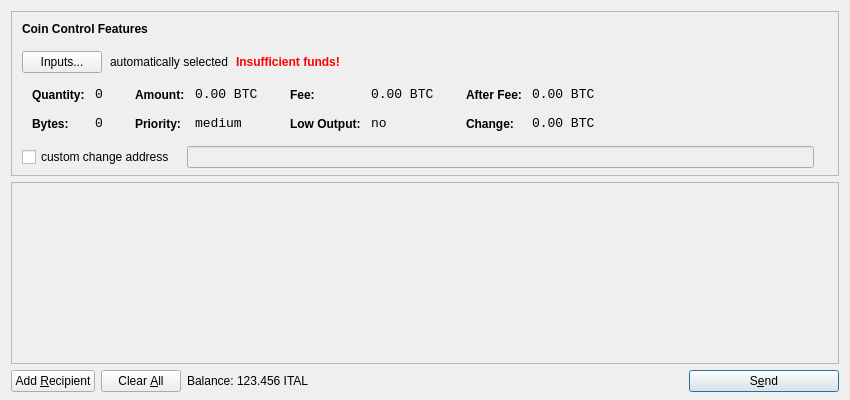
<?xml version="1.0" encoding="UTF-8"?>
<ui version="4.0">
 <class>SendCoinsDialog</class>
 <widget class="QDialog" name="SendCoinsDialog">
  <property name="geometry">
   <rect>
    <x>0</x>
    <y>0</y>
    <width>850</width>
    <height>400</height>
   </rect>
  </property>
  <property name="windowTitle">
   <string>Send Coins</string>
  </property>
  <layout class="QVBoxLayout" name="verticalLayout" stretch="0,1,0">
   <property name="bottomMargin">
    <number>8</number>
   </property>
   <item>
    <widget class="QFrame" name="frameCoinControl">
     <property name="sizePolicy">
      <sizepolicy hsizetype="Expanding" vsizetype="Expanding">
       <horstretch>0</horstretch>
       <verstretch>0</verstretch>
      </sizepolicy>
     </property>
     <property name="maximumSize">
      <size>
       <width>16777215</width>
       <height>16777215</height>
      </size>
     </property>
     <property name="frameShape">
      <enum>QFrame::StyledPanel</enum>
     </property>
     <property name="frameShadow">
      <enum>QFrame::Sunken</enum>
     </property>
     <layout class="QVBoxLayout" name="verticalLayoutCoinControl2">
      <property name="spacing">
       <number>-1</number>
      </property>
      <property name="leftMargin">
       <number>0</number>
      </property>
      <property name="topMargin">
       <number>0</number>
      </property>
      <property name="rightMargin">
       <number>0</number>
      </property>
      <property name="bottomMargin">
       <number>6</number>
      </property>
      <item>
       <layout class="QVBoxLayout" name="verticalLayoutCoinControl" stretch="0,0,0,0,1">
        <property name="spacing">
         <number>0</number>
        </property>
        <property name="leftMargin">
         <number>10</number>
        </property>
        <property name="topMargin">
         <number>10</number>
        </property>
        <item>
         <layout class="QHBoxLayout" name="horizontalLayoutCoinControl1">
          <property name="bottomMargin">
           <number>15</number>
          </property>
          <item>
           <widget class="QLabel" name="labelCoinControlFeatures">
            <property name="sizePolicy">
             <sizepolicy hsizetype="Preferred" vsizetype="Maximum">
              <horstretch>0</horstretch>
              <verstretch>0</verstretch>
             </sizepolicy>
            </property>
            <property name="font">
             <font>
              <weight>75</weight>
              <bold>true</bold>
             </font>
            </property>
            <property name="styleSheet">
             <string notr="true">font-weight:bold;</string>
            </property>
            <property name="text">
             <string>Coin Control Features</string>
            </property>
           </widget>
          </item>
         </layout>
        </item>
        <item>
         <layout class="QHBoxLayout" name="horizontalLayoutCoinControl2" stretch="0,0,0,0">
          <property name="spacing">
           <number>8</number>
          </property>
          <property name="bottomMargin">
           <number>10</number>
          </property>
          <item>
           <widget class="QPushButton" name="pushButtonCoinControl">
            <property name="styleSheet">
             <string notr="true"/>
            </property>
            <property name="text">
             <string>Inputs...</string>
            </property>
           </widget>
          </item>
          <item>
           <widget class="QLabel" name="labelCoinControlAutomaticallySelected">
            <property name="text">
             <string>automatically selected</string>
            </property>
            <property name="margin">
             <number>5</number>
            </property>
           </widget>
          </item>
          <item>
           <widget class="QLabel" name="labelCoinControlInsuffFunds">
            <property name="font">
             <font>
              <weight>75</weight>
              <bold>true</bold>
             </font>
            </property>
            <property name="styleSheet">
             <string notr="true">color:red;font-weight:bold;</string>
            </property>
            <property name="text">
             <string>Insufficient funds!</string>
            </property>
            <property name="margin">
             <number>5</number>
            </property>
           </widget>
          </item>
          <item>
           <spacer name="horizontalSpacerCoinControl">
            <property name="orientation">
             <enum>Qt::Horizontal</enum>
            </property>
            <property name="sizeHint" stdset="0">
             <size>
              <width>40</width>
              <height>1</height>
             </size>
            </property>
           </spacer>
          </item>
         </layout>
        </item>
        <item>
         <widget class="QWidget" name="widgetCoinControl" native="true">
          <property name="sizePolicy">
           <sizepolicy hsizetype="Preferred" vsizetype="Preferred">
            <horstretch>0</horstretch>
            <verstretch>0</verstretch>
           </sizepolicy>
          </property>
          <property name="minimumSize">
           <size>
            <width>0</width>
            <height>0</height>
           </size>
          </property>
          <property name="styleSheet">
           <string notr="true"/>
          </property>
          <layout class="QHBoxLayout" name="horizontalLayoutCoinControl5">
           <property name="margin">
            <number>0</number>
           </property>
           <item>
            <layout class="QHBoxLayout" name="horizontalLayoutCoinControl3" stretch="0,0,0,1">
             <property name="spacing">
              <number>20</number>
             </property>
             <property name="topMargin">
              <number>0</number>
             </property>
             <property name="bottomMargin">
              <number>10</number>
             </property>
             <item>
              <layout class="QFormLayout" name="formLayoutCoinControl1">
               <property name="horizontalSpacing">
                <number>10</number>
               </property>
               <property name="verticalSpacing">
                <number>14</number>
               </property>
               <property name="leftMargin">
                <number>10</number>
               </property>
               <property name="topMargin">
                <number>4</number>
               </property>
               <property name="rightMargin">
                <number>6</number>
               </property>
               <item row="0" column="0">
                <widget class="QLabel" name="labelCoinControlQuantityText">
                 <property name="styleSheet">
                  <string notr="true">font-weight:bold;</string>
                 </property>
                 <property name="text">
                  <string>Quantity:</string>
                 </property>
                 <property name="margin">
                  <number>0</number>
                 </property>
                </widget>
               </item>
               <item row="0" column="1">
                <widget class="QLabel" name="labelCoinControlQuantity">
                 <property name="font">
                  <font>
                   <family>Monospace</family>
                   <pointsize>10</pointsize>
                  </font>
                 </property>
                 <property name="cursor">
                  <cursorShape>IBeamCursor</cursorShape>
                 </property>
                 <property name="contextMenuPolicy">
                  <enum>Qt::ActionsContextMenu</enum>
                 </property>
                 <property name="text">
                  <string notr="true">0</string>
                 </property>
                 <property name="margin">
                  <number>0</number>
                 </property>
                 <property name="textInteractionFlags">
                  <set>Qt::LinksAccessibleByMouse|Qt::TextSelectableByKeyboard|Qt::TextSelectableByMouse</set>
                 </property>
                </widget>
               </item>
               <item row="1" column="0">
                <widget class="QLabel" name="labelCoinControlBytesText">
                 <property name="styleSheet">
                  <string notr="true">font-weight:bold;</string>
                 </property>
                 <property name="text">
                  <string>Bytes:</string>
                 </property>
                </widget>
               </item>
               <item row="1" column="1">
                <widget class="QLabel" name="labelCoinControlBytes">
                 <property name="font">
                  <font>
                   <family>Monospace</family>
                   <pointsize>10</pointsize>
                  </font>
                 </property>
                 <property name="cursor">
                  <cursorShape>IBeamCursor</cursorShape>
                 </property>
                 <property name="contextMenuPolicy">
                  <enum>Qt::ActionsContextMenu</enum>
                 </property>
                 <property name="text">
                  <string notr="true">0</string>
                 </property>
                 <property name="textInteractionFlags">
                  <set>Qt::LinksAccessibleByMouse|Qt::TextSelectableByKeyboard|Qt::TextSelectableByMouse</set>
                 </property>
                </widget>
               </item>
              </layout>
             </item>
             <item>
              <layout class="QFormLayout" name="formLayoutCoinControl2">
               <property name="horizontalSpacing">
                <number>10</number>
               </property>
               <property name="verticalSpacing">
                <number>14</number>
               </property>
               <property name="leftMargin">
                <number>6</number>
               </property>
               <property name="topMargin">
                <number>4</number>
               </property>
               <property name="rightMargin">
                <number>6</number>
               </property>
               <item row="0" column="0">
                <widget class="QLabel" name="labelCoinControlAmountText">
                 <property name="styleSheet">
                  <string notr="true">font-weight:bold;</string>
                 </property>
                 <property name="text">
                  <string>Amount:</string>
                 </property>
                 <property name="margin">
                  <number>0</number>
                 </property>
                </widget>
               </item>
               <item row="0" column="1">
                <widget class="QLabel" name="labelCoinControlAmount">
                 <property name="font">
                  <font>
                   <family>Monospace</family>
                   <pointsize>10</pointsize>
                  </font>
                 </property>
                 <property name="cursor">
                  <cursorShape>IBeamCursor</cursorShape>
                 </property>
                 <property name="contextMenuPolicy">
                  <enum>Qt::ActionsContextMenu</enum>
                 </property>
                 <property name="text">
                  <string notr="true">0.00 BTC</string>
                 </property>
                 <property name="textInteractionFlags">
                  <set>Qt::LinksAccessibleByMouse|Qt::TextSelectableByKeyboard|Qt::TextSelectableByMouse</set>
                 </property>
                </widget>
               </item>
               <item row="1" column="0">
                <widget class="QLabel" name="labelCoinControlPriorityText">
                 <property name="styleSheet">
                  <string notr="true">font-weight:bold;</string>
                 </property>
                 <property name="text">
                  <string>Priority:</string>
                 </property>
                </widget>
               </item>
               <item row="1" column="1">
                <widget class="QLabel" name="labelCoinControlPriority">
                 <property name="font">
                  <font>
                   <family>Monospace</family>
                   <pointsize>10</pointsize>
                  </font>
                 </property>
                 <property name="cursor">
                  <cursorShape>IBeamCursor</cursorShape>
                 </property>
                 <property name="contextMenuPolicy">
                  <enum>Qt::ActionsContextMenu</enum>
                 </property>
                 <property name="text">
                  <string>medium</string>
                 </property>
                 <property name="textInteractionFlags">
                  <set>Qt::LinksAccessibleByMouse|Qt::TextSelectableByKeyboard|Qt::TextSelectableByMouse</set>
                 </property>
                </widget>
               </item>
              </layout>
             </item>
             <item>
              <layout class="QFormLayout" name="formLayoutCoinControl3">
               <property name="horizontalSpacing">
                <number>10</number>
               </property>
               <property name="verticalSpacing">
                <number>14</number>
               </property>
               <property name="leftMargin">
                <number>6</number>
               </property>
               <property name="topMargin">
                <number>4</number>
               </property>
               <property name="rightMargin">
                <number>6</number>
               </property>
               <item row="0" column="0">
                <widget class="QLabel" name="labelCoinControlFeeText">
                 <property name="styleSheet">
                  <string notr="true">font-weight:bold;</string>
                 </property>
                 <property name="text">
                  <string>Fee:</string>
                 </property>
                 <property name="margin">
                  <number>0</number>
                 </property>
                </widget>
               </item>
               <item row="0" column="1">
                <widget class="QLabel" name="labelCoinControlFee">
                 <property name="font">
                  <font>
                   <family>Monospace</family>
                   <pointsize>10</pointsize>
                  </font>
                 </property>
                 <property name="cursor">
                  <cursorShape>IBeamCursor</cursorShape>
                 </property>
                 <property name="contextMenuPolicy">
                  <enum>Qt::ActionsContextMenu</enum>
                 </property>
                 <property name="text">
                  <string notr="true">0.00 BTC</string>
                 </property>
                 <property name="textInteractionFlags">
                  <set>Qt::LinksAccessibleByMouse|Qt::TextSelectableByKeyboard|Qt::TextSelectableByMouse</set>
                 </property>
                </widget>
               </item>
               <item row="1" column="0">
                <widget class="QLabel" name="labelCoinControlLowOutputText">
                 <property name="styleSheet">
                  <string notr="true">font-weight:bold;</string>
                 </property>
                 <property name="text">
                  <string>Low Output:</string>
                 </property>
                </widget>
               </item>
               <item row="1" column="1">
                <widget class="QLabel" name="labelCoinControlLowOutput">
                 <property name="font">
                  <font>
                   <family>Monospace</family>
                   <pointsize>10</pointsize>
                  </font>
                 </property>
                 <property name="cursor">
                  <cursorShape>IBeamCursor</cursorShape>
                 </property>
                 <property name="contextMenuPolicy">
                  <enum>Qt::ActionsContextMenu</enum>
                 </property>
                 <property name="text">
                  <string>no</string>
                 </property>
                 <property name="textInteractionFlags">
                  <set>Qt::LinksAccessibleByMouse|Qt::TextSelectableByKeyboard|Qt::TextSelectableByMouse</set>
                 </property>
                </widget>
               </item>
              </layout>
             </item>
             <item>
              <layout class="QFormLayout" name="formLayoutCoinControl4">
               <property name="horizontalSpacing">
                <number>10</number>
               </property>
               <property name="verticalSpacing">
                <number>14</number>
               </property>
               <property name="leftMargin">
                <number>6</number>
               </property>
               <property name="topMargin">
                <number>4</number>
               </property>
               <property name="rightMargin">
                <number>6</number>
               </property>
               <item row="0" column="0">
                <widget class="QLabel" name="labelCoinControlAfterFeeText">
                 <property name="styleSheet">
                  <string notr="true">font-weight:bold;</string>
                 </property>
                 <property name="text">
                  <string>After Fee:</string>
                 </property>
                 <property name="margin">
                  <number>0</number>
                 </property>
                </widget>
               </item>
               <item row="0" column="1">
                <widget class="QLabel" name="labelCoinControlAfterFee">
                 <property name="font">
                  <font>
                   <family>Monospace</family>
                   <pointsize>10</pointsize>
                  </font>
                 </property>
                 <property name="cursor">
                  <cursorShape>IBeamCursor</cursorShape>
                 </property>
                 <property name="contextMenuPolicy">
                  <enum>Qt::ActionsContextMenu</enum>
                 </property>
                 <property name="text">
                  <string notr="true">0.00 BTC</string>
                 </property>
                 <property name="textInteractionFlags">
                  <set>Qt::LinksAccessibleByMouse|Qt::TextSelectableByKeyboard|Qt::TextSelectableByMouse</set>
                 </property>
                </widget>
               </item>
               <item row="1" column="0">
                <widget class="QLabel" name="labelCoinControlChangeText">
                 <property name="styleSheet">
                  <string notr="true">font-weight:bold;</string>
                 </property>
                 <property name="text">
                  <string>Change:</string>
                 </property>
                </widget>
               </item>
               <item row="1" column="1">
                <widget class="QLabel" name="labelCoinControlChange">
                 <property name="font">
                  <font>
                   <family>Monospace</family>
                   <pointsize>10</pointsize>
                  </font>
                 </property>
                 <property name="cursor">
                  <cursorShape>IBeamCursor</cursorShape>
                 </property>
                 <property name="contextMenuPolicy">
                  <enum>Qt::ActionsContextMenu</enum>
                 </property>
                 <property name="text">
                  <string notr="true">0.00 BTC</string>
                 </property>
                 <property name="textInteractionFlags">
                  <set>Qt::LinksAccessibleByMouse|Qt::TextSelectableByKeyboard|Qt::TextSelectableByMouse</set>
                 </property>
                </widget>
               </item>
              </layout>
             </item>
            </layout>
           </item>
          </layout>
         </widget>
        </item>
        <item>
         <layout class="QHBoxLayout" name="horizontalLayoutCoinControl4" stretch="0,0,0">
          <property name="spacing">
           <number>12</number>
          </property>
          <property name="sizeConstraint">
           <enum>QLayout::SetDefaultConstraint</enum>
          </property>
          <property name="topMargin">
           <number>5</number>
          </property>
          <property name="rightMargin">
           <number>5</number>
          </property>
          <item>
           <widget class="QCheckBox" name="checkBoxCoinControlChange">
            <property name="text">
             <string>custom change address</string>
            </property>
           </widget>
          </item>
          <item>
           <widget class="QLineEdit" name="lineEditCoinControlChange">
            <property name="enabled">
             <bool>false</bool>
            </property>
            <property name="sizePolicy">
             <sizepolicy hsizetype="Expanding" vsizetype="Fixed">
              <horstretch>0</horstretch>
              <verstretch>0</verstretch>
             </sizepolicy>
            </property>
           </widget>
          </item>
          <item>
           <widget class="QLabel" name="labelCoinControlChangeLabel">
            <property name="sizePolicy">
             <sizepolicy hsizetype="Preferred" vsizetype="Expanding">
              <horstretch>0</horstretch>
              <verstretch>0</verstretch>
             </sizepolicy>
            </property>
            <property name="minimumSize">
             <size>
              <width>0</width>
              <height>0</height>
             </size>
            </property>
            <property name="text">
             <string/>
            </property>
            <property name="margin">
             <number>3</number>
            </property>
           </widget>
          </item>
         </layout>
        </item>
        <item>
         <spacer name="verticalSpacerCoinControl">
          <property name="orientation">
           <enum>Qt::Vertical</enum>
          </property>
          <property name="sizeHint" stdset="0">
           <size>
            <width>800</width>
            <height>1</height>
           </size>
          </property>
         </spacer>
        </item>
       </layout>
      </item>
     </layout>
    </widget>
   </item>
   <item>
    <widget class="QScrollArea" name="scrollArea">
     <property name="widgetResizable">
      <bool>true</bool>
     </property>
     <widget class="QWidget" name="scrollAreaWidgetContents">
      <property name="geometry">
       <rect>
        <x>0</x>
        <y>0</y>
        <width>830</width>
        <height>165</height>
       </rect>
      </property>
      <layout class="QVBoxLayout" name="verticalLayout_2">
       <property name="margin">
        <number>0</number>
       </property>
       <item>
        <layout class="QVBoxLayout" name="entries">
         <property name="spacing">
          <number>6</number>
         </property>
        </layout>
       </item>
       <item>
        <spacer name="verticalSpacer">
         <property name="orientation">
          <enum>Qt::Vertical</enum>
         </property>
         <property name="sizeHint" stdset="0">
          <size>
           <width>20</width>
           <height>40</height>
          </size>
         </property>
        </spacer>
       </item>
      </layout>
     </widget>
    </widget>
   </item>
   <item>
    <layout class="QHBoxLayout" name="horizontalLayout">
     <item>
      <widget class="QPushButton" name="addButton">
       <property name="toolTip">
        <string>Send to multiple recipients at once</string>
       </property>
       <property name="text">
        <string>Add &amp;Recipient</string>
       </property>
       <property name="icon">
        <iconset resource="../bitcoin.qrc">
         <normaloff>:/icons/add</normaloff>:/icons/add</iconset>
       </property>
       <property name="autoDefault">
        <bool>false</bool>
       </property>
      </widget>
     </item>
     <item>
      <widget class="QPushButton" name="clearButton">
       <property name="sizePolicy">
        <sizepolicy hsizetype="Minimum" vsizetype="Fixed">
         <horstretch>0</horstretch>
         <verstretch>0</verstretch>
        </sizepolicy>
       </property>
       <property name="toolTip">
        <string>Remove all transaction fields</string>
       </property>
       <property name="text">
        <string>Clear &amp;All</string>
       </property>
       <property name="icon">
        <iconset resource="../bitcoin.qrc">
         <normaloff>:/icons/remove</normaloff>:/icons/remove</iconset>
       </property>
       <property name="autoRepeatDelay">
        <number>300</number>
       </property>
       <property name="autoDefault">
        <bool>false</bool>
       </property>
      </widget>
     </item>
     <item>
      <layout class="QHBoxLayout" name="horizontalLayout_2">
       <property name="spacing">
        <number>3</number>
       </property>
       <item>
        <widget class="QLabel" name="label">
         <property name="text">
          <string>Balance:</string>
         </property>
        </widget>
       </item>
       <item>
        <widget class="QLabel" name="labelBalance">
         <property name="cursor">
          <cursorShape>IBeamCursor</cursorShape>
         </property>
         <property name="text">
          <string>123.456 ITAL</string>
         </property>
         <property name="textInteractionFlags">
          <set>Qt::LinksAccessibleByMouse|Qt::TextSelectableByKeyboard|Qt::TextSelectableByMouse</set>
         </property>
        </widget>
       </item>
      </layout>
     </item>
     <item>
      <spacer name="horizontalSpacer">
       <property name="orientation">
        <enum>Qt::Horizontal</enum>
       </property>
       <property name="sizeHint" stdset="0">
        <size>
         <width>40</width>
         <height>20</height>
        </size>
       </property>
      </spacer>
     </item>
     <item>
      <widget class="QPushButton" name="sendButton">
       <property name="minimumSize">
        <size>
         <width>150</width>
         <height>0</height>
        </size>
       </property>
       <property name="toolTip">
        <string>Confirm the send action</string>
       </property>
       <property name="text">
        <string>S&amp;end</string>
       </property>
       <property name="icon">
        <iconset resource="../bitcoin.qrc">
         <normaloff>:/icons/send</normaloff>:/icons/send</iconset>
       </property>
       <property name="default">
        <bool>true</bool>
       </property>
      </widget>
     </item>
    </layout>
   </item>
  </layout>
 </widget>
 <resources>
  <include location="../bitcoin.qrc"/>
 </resources>
 <connections/>
</ui>
